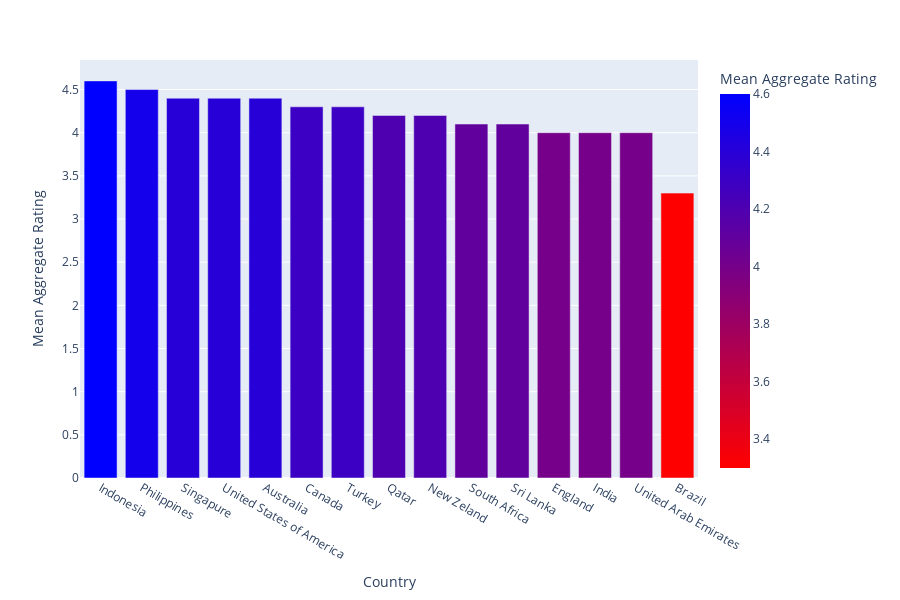

Notebook code cell kept with this figure:
### Code cell
# Create a bar plot using Plotly Express
fig = px.bar(average_ratings, x='Country', y='Mean Aggregate Rating',
             height=600,  # Adjust the height as needed
             color='Mean Aggregate Rating',  # Color based on mean aggregate rating
             color_continuous_scale='Bluered_r')  # Color palette

# Adjust text position for better visibility
fig.update_traces(textposition='outside')

# Show the plot
fig.show()

### Figure 1 — Plotly figure (JSON) as saved in the notebook; plotly's stock layout.template omitted (floating-point values rounded to 4 significant figures)
{"data": [{"alignmentgroup": "True", "hovertemplate": "Country=%{x}<br>Mean Aggregate Rating=%{marker.color}<extra></extra>", "legendgroup": "", "marker": {"color": [4.6, 4.5, 4.4, 4.4, 4.4, 4.3, 4.3, 4.2, 4.2, 4.1, 4.1, 4, 4, 4, 3.3], "coloraxis": "coloraxis", "pattern": {"shape": ""}}, "name": "", "offsetgroup": "", "orientation": "v", "showlegend": false, "textposition": "outside", "type": "bar", "x": ["Indonesia", "Philippines", "Singapure", "United States of America", "Australia", "Canada", "Turkey", "Qatar", "New Zeland", "South Africa", "Sri Lanka", "England", "India", "United Arab Emirates", "Brazil"], "xaxis": "x", "y": [4.6, 4.5, 4.4, 4.4, 4.4, 4.3, 4.3, 4.2, 4.2, 4.1, 4.1, 4, 4, 4, 3.3], "yaxis": "y"}], "layout": {"barmode": "relative", "coloraxis": {"colorbar": {"title": {"text": "Mean Aggregate Rating"}}, "colorscale": [[0, "rgb(255,0,0)"], [1, "rgb(0,0,255)"]]}, "height": 600, "legend": {"tracegroupgap": 0}, "margin": {"t": 60}, "xaxis": {"anchor": "y", "domain": [0, 1], "title": {"text": "Country"}}, "yaxis": {"anchor": "x", "domain": [0, 1], "title": {"text": "Mean Aggregate Rating"}}}}
